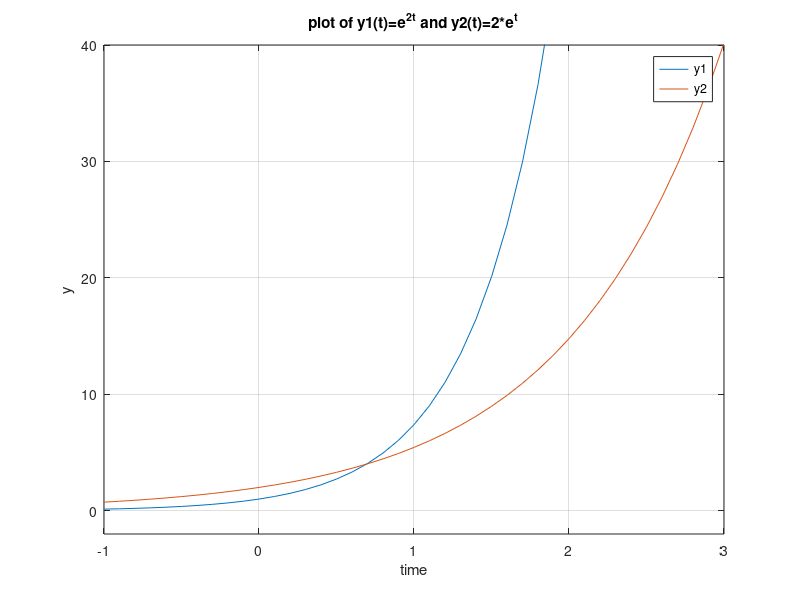

This figure's MATLAB source:
t = -1.0:0.1:3.0;

y1=exp(2*t);
y2=2*exp(t);

plot(t,y1,t, y2);
legend("y1","y2");

ylim([-2 40]);
grid on;
title("plot of y1(t)=e^{2t} and y2(t)=2*e^t");
xlabel("time");
ylabel("y");